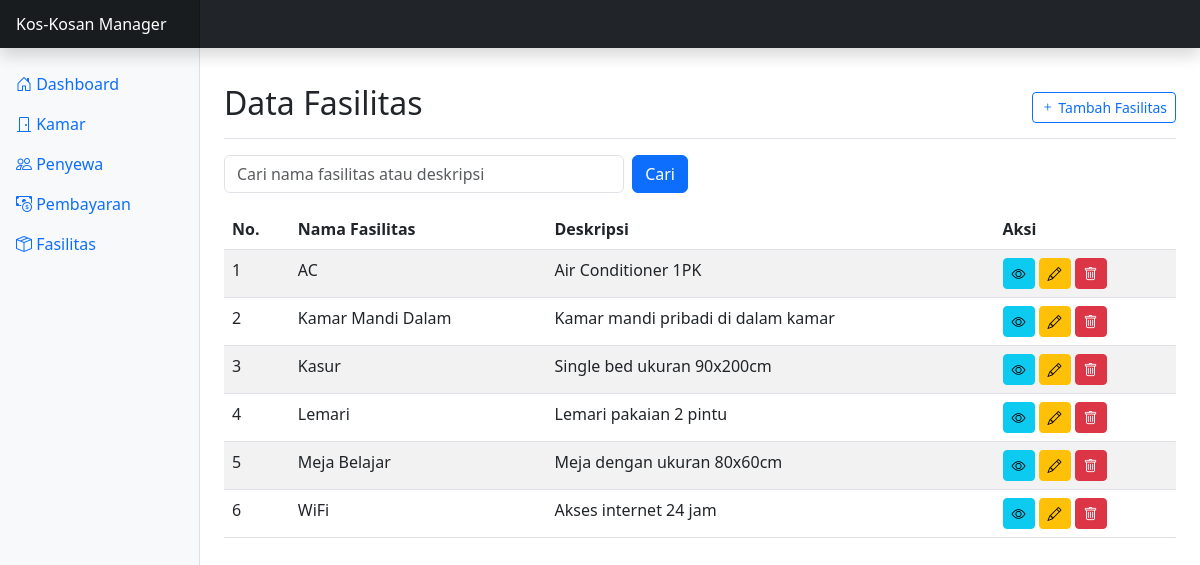
Page /fasilitas.php on the committed database.
### tables this page shows
CREATE TABLE fasilitas (
    id_fasilitas INT AUTO_INCREMENT PRIMARY KEY,
    nama_fasilitas VARCHAR(100) NOT NULL,
    deskripsi TEXT,
    created_at TIMESTAMP DEFAULT CURRENT_TIMESTAMP,
    updated_at TIMESTAMP DEFAULT CURRENT_TIMESTAMP ON UPDATE CURRENT_TIMESTAMP
);

### class/Fasilitas.php (called while the page is built, shortened)
<?php
class Fasilitas {
    private $conn;
    private $table_name = "fasilitas";
    public function __construct($db) {
        $this->conn = $db;
    }
    public function getAll($search = "") {
        $query = "SELECT * FROM " . $this->table_name;
        $query .= " ORDER BY nama_fasilitas ASC";
        $stmt = $this->conn->prepare($query);
        $stmt->execute();
        return $stmt;
    }
}
?>

### view/fasilitas/index.php (the view, shortened to what this page needs)
<?php
$search = isset($_GET['search']) ? $_GET['search'] : '';
$stmt = $fasilitas->getAll($search);
?>
<div class="d-flex justify-content-between flex-wrap flex-md-nowrap align-items-center pt-3 pb-2 mb-3 border-bottom">
    <h1 class="h2">Data Fasilitas</h1>
    <div class="btn-toolbar mb-2 mb-md-0">
        <a href="fasilitas.php?action=add" class="btn btn-sm btn-outline-primary">
            <i class="bi bi-plus"></i> Tambah Fasilitas
        </a>
    </div>
</div>
<div class="row mb-3">
    <div class="col-md-6">
        <form action="fasilitas.php" method="GET" class="d-flex">
            <input type="text" name="search" class="form-control me-2" placeholder="Cari nama fasilitas atau deskripsi" value="<?php echo htmlspecialchars($search); ?>">
            <button type="submit" class="btn btn-primary">Cari</button>
        </form>
    </div>
</div>
<div class="table-responsive">
    <table class="table table-striped table-hover">
        <thead>
            <tr>
                <th>No.</th>
                <th>Nama Fasilitas</th>
                <th>Deskripsi</th>
                <th>Aksi</th>
            </tr>
        </thead>
        <tbody>
            <?php
            $no = 1;
            if($stmt->rowCount() > 0) {
                while($row = $stmt->fetch(PDO::FETCH_ASSOC)) {
                    extract($row);
                    echo "<tr>";
                    echo "<td>" . $no++ . "</td>";
                    echo "<td>" . $nama_fasilitas . "</td>";
                    echo "<td>" . ($deskripsi ? $deskripsi : '<span class="text-muted">-</span>') . "</td>";
                    echo "<td>";
                    echo "<a href='fasilitas.php?action=view&id=" . $id_fasilitas . "' class='btn btn-sm btn-info me-1'><i class='bi bi-eye'></i></a>";
                    echo "<a href='fasilitas.php?action=edit&id=" . $id_fasilitas . "' class='btn btn-sm btn-warning me-1'><i class='bi bi-pencil'></i></a>";
                    echo "<a href='fasilitas.php?action=delete&id=" . $id_fasilitas . "' class='btn btn-sm btn-danger' onclick='return confirm(\"Apakah Anda yakin ingin menghapus fasilitas ini?\")'><i class='bi bi-trash'></i></a>";
                    echo "</td>";
                    echo "</tr>";
                }
            } else {
                echo "<tr><td colspan='4' class='text-center'>Tidak ada data fasilitas.</td></tr>";
            }
            ?>
        </tbody>
    </table>
</div>

### view/layout/header.php (shortened to what this page needs)
<!DOCTYPE html>
<html lang="id">
<head>
    <link href="https://cdn.jsdelivr.net/npm/bootstrap@5.3.0-alpha1/dist/css/bootstrap.min.css" rel="stylesheet">
    <link rel="stylesheet" href="https://cdn.jsdelivr.net/npm/bootstrap-icons@1.10.3/font/bootstrap-icons.css">
</head>
<body>
    <nav class="navbar navbar-dark sticky-top bg-dark flex-md-nowrap p-0 shadow">
        <a class="navbar-brand col-md-3 col-lg-2 me-0 px-3" href="index.php">Kos-Kosan Manager</a>
    </nav>
    <div class="container-fluid">
        <div class="row">

### view/layout/sidebar.php
<nav id="sidebarMenu" class="col-md-3 col-lg-2 d-md-block bg-light sidebar collapse">
    <div class="position-sticky pt-3 sidebar-sticky">
        <ul class="nav flex-column">
            <li class="nav-item">
                <a class="nav-link <?php echo (strpos($_SERVER['REQUEST_URI'], 'index.php') !== false || $_SERVER['REQUEST_URI'] == '/') ? 'active' : ''; ?>" href="index.php">
                    <i class="bi bi-house-door"></i> Dashboard
                </a>
            </li>
            <li class="nav-item">
                <a class="nav-link <?php echo strpos($_SERVER['REQUEST_URI'], 'kamar.php') !== false ? 'active' : ''; ?>" href="kamar.php">
                    <i class="bi bi-door-closed"></i> Kamar
                </a>
            </li>
            <li class="nav-item">
                <a class="nav-link <?php echo strpos($_SERVER['REQUEST_URI'], 'penyewa.php') !== false ? 'active' : ''; ?>" href="penyewa.php">
                    <i class="bi bi-people"></i> Penyewa
                </a>
            </li>
            <li class="nav-item">
                <a class="nav-link <?php echo strpos($_SERVER['REQUEST_URI'], 'pembayaran.php') !== false ? 'active' : ''; ?>" href="pembayaran.php">
                    <i class="bi bi-cash-coin"></i> Pembayaran
                </a>
            </li>
            <li class="nav-item">
                <a class="nav-link <?php echo strpos($_SERVER['REQUEST_URI'], 'fasilitas.php') !== false ? 'active' : ''; ?>" href="fasilitas.php">
                    <i class="bi bi-box-seam"></i> Fasilitas
                </a>
            </li>
        </ul>
    </div>
</nav>
<main class="col-md-9 ms-sm-auto col-lg-10 px-md-4">

### fasilitas.php (shortened to what this page needs)
<?php
require_once 'class/Fasilitas.php';
$database = new Database();
$db = $database->getConnection();
$fasilitas = new Fasilitas($db);
$action = isset($_GET['action']) ? $_GET['action'] : '';
include_once 'view/layout/header.php';
include_once 'view/layout/sidebar.php';
switch($action) {
    default:
        include_once 'view/fasilitas/index.php';
        break;
}
include_once 'view/layout/footer.php';
?>

### view/layout/footer.php (shortened to what this page needs)
</main>
        </div>
    </div>
</body>
</html>

### view/layout/header.php (style rules this page uses)
.sidebar { position: fixed; top: 0; bottom: 0; left: 0; z-index: 100; padding: 48px 0 0; box-shadow: inset -1px 0 0 rgba(0, 0, 0, .1); }
.sidebar-sticky { position: relative; top: 0; height: calc(100vh - 48px); padding-top: .5rem; overflow-x: hidden; overflow-y: auto; }
main { padding-top: 20px; }
.navbar-brand { padding-top: .75rem; padding-bottom: .75rem; font-size: 1rem; background-color: rgba(0, 0, 0, .25); box-shadow: inset -1px 0 0 rgba(0, 0, 0, .25); }

### rows in the picture
fasilitas: nama_fasilitas "AC", deskripsi "Air Conditioner 1PK"
fasilitas: nama_fasilitas "Kamar Mandi Dalam", deskripsi "Kamar mandi pribadi di dalam kamar"
fasilitas: nama_fasilitas "Kasur", deskripsi "Single bed ukuran 90x200cm"
fasilitas: nama_fasilitas "Lemari", deskripsi "Lemari pakaian 2 pintu"
fasilitas: nama_fasilitas "Meja Belajar", deskripsi "Meja dengan ukuran 80x60cm"
fasilitas: nama_fasilitas "WiFi", deskripsi "Akses internet 24 jam"
